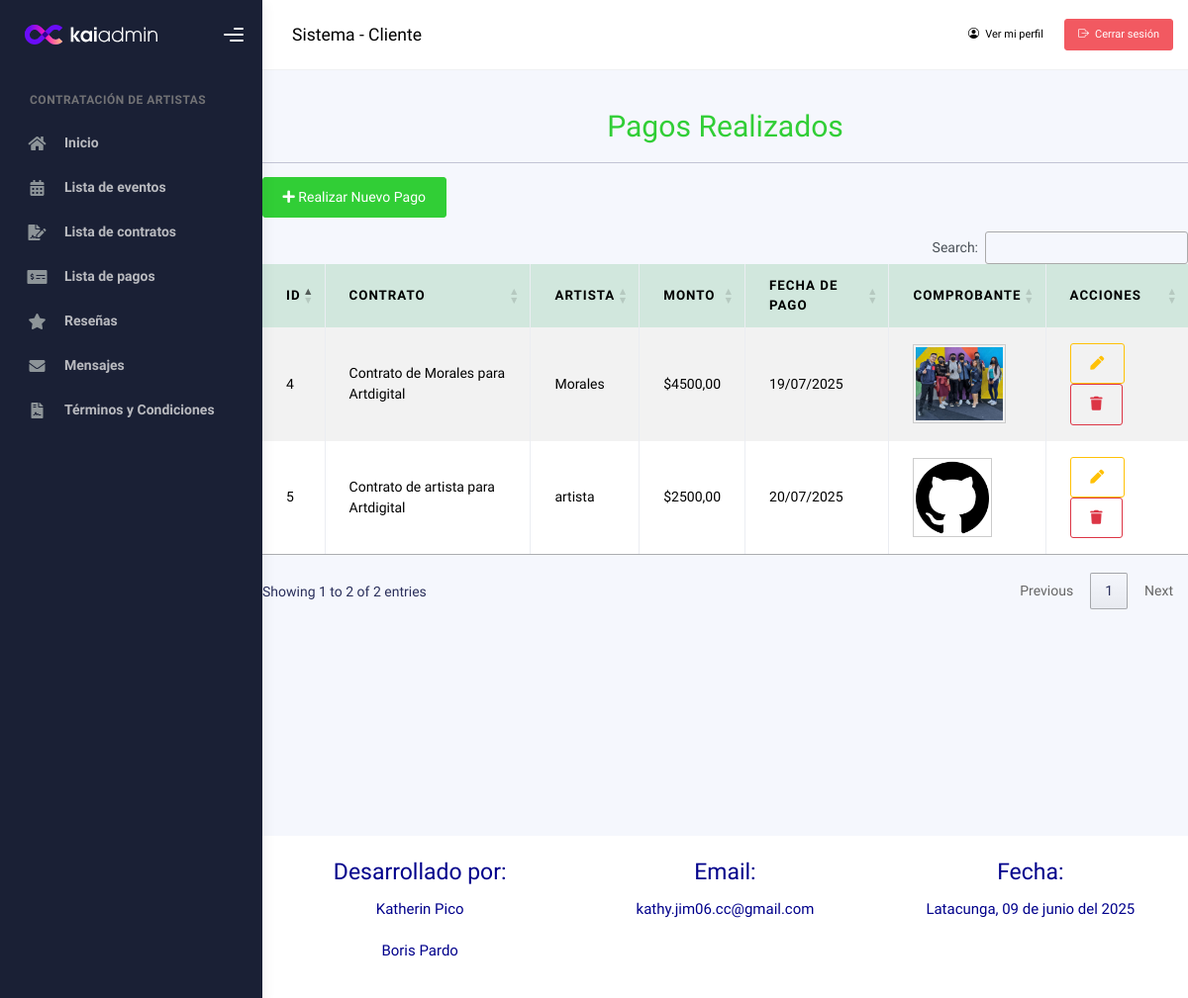
The app's page /cliente/pagos/ (signed in) with its own data.
### Aplicaciones/gestionContratos/models.py (models this page shows, shortened)
class Pago(models.Model):
    contrato = models.ForeignKey(Contrato, on_delete=models.CASCADE)
    cliente = models.ForeignKey(Usuario, on_delete=models.CASCADE, limit_choices_to={'rol': 'Cliente'}, related_name='pagos_cliente')
    artista = models.ForeignKey(Usuario, on_delete=models.CASCADE, limit_choices_to={'rol': 'Artista'}, related_name='pagos_artista')
    monto = models.DecimalField(max_digits=10, decimal_places=2)
    fecha_pago = models.DateField(auto_now_add=True)
    comprobante_imagen = models.ImageField(upload_to='pagos/comprobantes/', null=True, blank=True)
    class Meta:
        ordering = ['-fecha_pago']

class Contrato(models.Model):
    evento = models.ForeignKey(Evento, on_delete=models.CASCADE)
    artista = models.ForeignKey(Usuario, on_delete=models.CASCADE, limit_choices_to={'rol': 'Artista'})
    estado = models.CharField(max_length=20, choices=[('Pendiente', 'Pendiente'), ('Aceptado', 'Aceptado'), ('Rechazado', 'Rechazado')], default='Pendiente')
    fecha_contrato = models.DateField(auto_now_add=True)
    fecha_inicio = models.DateField(null=True, blank=True)
    fecha_fin = models.DateField(null=True, blank=True)
    costo = models.DecimalField(max_digits=10, decimal_places=2, null=True, blank=True)
    pdf = models.FileField(upload_to='contratos/pdfs/', null=True, blank=True)
    observaciones = models.TextField(null=True, blank=True)
    def __str__(self):
        return f"Contrato de {self.artista.username} para {self.evento.titulo}"
    class Meta:
        ordering = ['-fecha_contrato']

class Usuario(AbstractUser):
    telefono = models.CharField(max_length=10)
    direccion = models.TextField()
    rol = models.CharField(max_length=20, choices=ROL_CHOICES, default='Cliente')
    verificado = models.BooleanField(default=False)
    bloqueado = models.BooleanField(default=False)
    foto_perfil = models.ImageField(upload_to='usuarios/perfil/', null=True, blank=True)
    portafolio_pdf = models.FileField(upload_to='usuarios/portafolios/', null=True, blank=True)
    facebook_url = models.URLField(max_length=200, null=True, blank=True)
    x_url = models.URLField("X (Twitter)", max_length=200, null=True, blank=True)
    web_url = models.URLField("Página web", max_length=200, null=True, blank=True)
    groups = models.ManyToManyField(
        Group,
        related_name='usuarios',
        blank=True,
        help_text='Grupos a los que pertenece el usuario.',
        verbose_name='grupos',
    )
    user_permissions = models.ManyToManyField(
        Permission,
        related_name='usuarios_permisos',
        blank=True,
        help_text='Permisos específicos para el usuario.',
        verbose_name='permisos de usuario',
    )

class Evento(models.Model):
    cliente = models.ForeignKey(Usuario, on_delete=models.CASCADE, limit_choices_to={'rol': 'Cliente'})
    titulo = models.CharField(max_length=100)
    descripcion = models.TextField()
    fecha = models.DateField()
    ubicacion = models.CharField(max_length=200)
    class Meta:
        ordering = ['fecha']

### Aplicaciones/gestionContratos/views.py (the view)
# urls.py: path('cliente/pagos/', views.listar_pagos_cliente, name='listar_pagos'),
def listar_pagos_cliente(request):
    usuario_id = request.session.get('usuario_id')
    if not usuario_id:
        return redirect('login')
    cliente = get_object_or_404(Usuario, id=usuario_id, rol='Cliente')
    pagos = Pago.objects.filter(cliente=cliente).order_by('-fecha_pago')
    return render(request, 'cliente/pagos/lista_pagos.html', {
        'pagos': pagos
    })

### Aplicaciones/gestionContratos/templates/cliente/pagos/lista_pagos.html (shortened to what this page needs)
{% extends 'cliente/plantilla.html' %}
{% load static %}
{% block contenido %}
<br><br><br>
<div class="container mt-5">
    <h1 class="text-center text-success">Pagos Realizados</h1>
    <hr>
    <a href="{% url 'registrar_pago' %}" class="btn btn-success mb-3">
        <i class="fa fa-plus"></i> Realizar Nuevo Pago
    </a>
    {% if pagos %}
    <table class="table table-bordered table-striped table-hover" id="tbl_pagos">
        <thead class="table-success">
            <tr>
                <th>ID</th>
                <th>Contrato</th>
                <th>Artista</th>
                <th>Monto</th>
                <th>Fecha de Pago</th>
                <th>Comprobante</th>
                <th>ACCIONES</th>
            </tr>
        </thead>
        <tbody>
            {% for pago in pagos %}
            <tr>
                <td>{{ pago.id }}</td>
                <td>{{ pago.contrato }}</td>
                <td>{{ pago.artista.username }}</td>
                <td>${{ pago.monto }}</td>
                <td>{{ pago.fecha_pago|date:"d/m/Y" }}</td>
                <td>
                    {% if pago.comprobante_imagen %}
                        <img src="{{ pago.comprobante_imagen.url }}" alt="Comprobante pago" height="80px" style="object-fit: contain; border:1px solid #ccc; padding:2px;">
                    {% else %}
                        Ninguno
                    {% endif %}
                </td>
                <td>
                    <a href="{% url 'editar_pago' pago.id %}" class="btn btn-outline-warning">
                        <i class="fa fa-pen"></i>
                    </a>
                    <button onclick="confirmarEliminacion('{{ pago.id }}')" class="btn btn-outline-danger">
                        <i class="fa fa-trash"></i>
                    </button>
                </td>
            </tr>
            {% endfor %}
        </tbody>
    </table>
    {% else %}
    <p class="text-center">No hay pagos registrados.</p>
    {% endif %}
</div>
<br><br><br>
{% endblock %}

### records on screen
Pago: id "5", contrato "Contrato de artista para Artdigital", artista.username "artista", monto "2500,00", fecha_pago "20/07/2025", comprobante_imagen (picture)
Pago: id "4", contrato "Contrato de Morales para Artdigital", artista.username "Morales", monto "4500,00", fecha_pago "19/07/2025", comprobante_imagen (picture)
